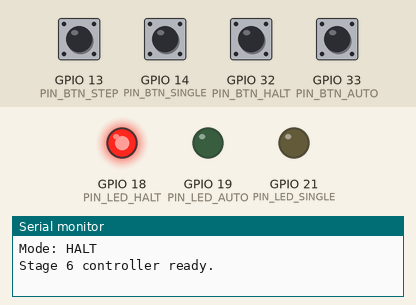
Recording of a sketch running on a simulated ESP32. On the bench: output pins drawn as LEDs (lit = HIGH), the last lines printed to the serial monitor. The test bench sets the inputs (shaded band); at power-on: GPIO 13 (PIN_BTN_STEP), GPIO 14 (PIN_BTN_SINGLE), GPIO 32 (PIN_BTN_HALT), GPIO 33 (PIN_BTN_AUTO) HIGH. Pins used as bus, display or sensor lines are not drawn.

Above: at 1.2 s.
1.3 s: GPIO 14 (PIN_BTN_SINGLE) pulled LOW for 0.15 s
At 1.9 s:
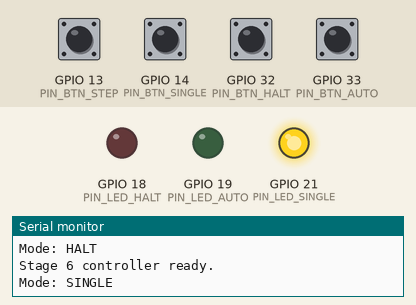
2.9 s: GPIO 33 (PIN_BTN_AUTO) pulled LOW for 0.15 s
At 4.1 s:
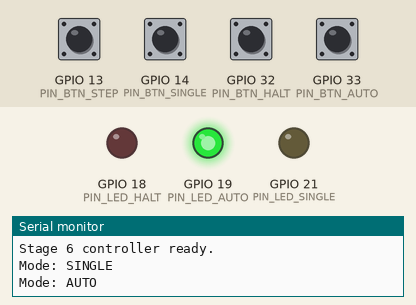
4.5 s: GPIO 14 (PIN_BTN_SINGLE) pulled LOW for 1 s
At 5.6 s:
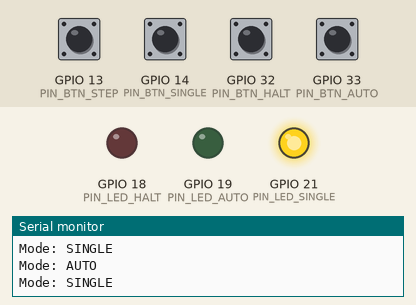
8.6 s: GPIO 32 (PIN_BTN_HALT) pulled LOW for 0.15 s
At 9.9 s:
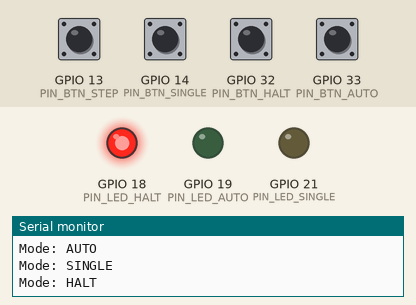
Timing chart, 0 to 11.2 s (numbered marks = the images above; inputs shaded):
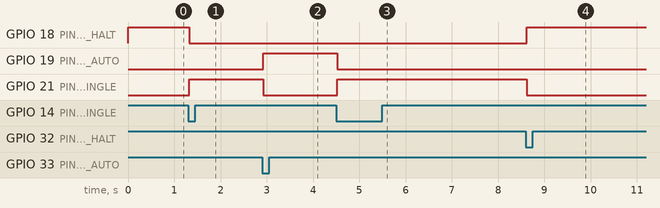

Measured:
- after the input at 1.3 s, GPIO 18 (PIN_LED_HALT): HIGH → LOW at once; GPIO 21 (PIN_LED_SINGLE): LOW → HIGH at once
- after the input at 2.9 s, GPIO 19 (PIN_LED_AUTO): LOW → HIGH at once; GPIO 21 (PIN_LED_SINGLE): HIGH → LOW at once
- after the input at 4.5 s, GPIO 19 (PIN_LED_AUTO): HIGH → LOW at once; GPIO 21 (PIN_LED_SINGLE): LOW → HIGH at once
- after the input at 8.6 s, GPIO 18 (PIN_LED_HALT): LOW → HIGH at once; GPIO 21 (PIN_LED_SINGLE): HIGH → LOW at once

The sketch:

stage06_controller.ino
```cpp
// Stage 6 — Mode Controller
// Drei Modi fuer den Hardware-Taktgenerator aus Stufe 3:
//   HALT   — beide 555 ueber RESET stillgelegt
//   AUTO   — 555 A astabil freigegeben
//   SINGLE — 555 B monostabil freigegeben, Step-Taster triggert
//
// Verdrahtung:
//   GPIO 25 -> 555 A Pin 4 (RESET_A)         OUTPUT
//   GPIO 26 -> 555 B Pin 4 (RESET_B)         OUTPUT
//   GPIO 27 -> 555 B Pin 2 (TRIG_B)          OUTPUT, idle HIGH
//   GPIO 32 <- Taster MODE_HALT   (gg. GND)  INPUT_PULLUP
//   GPIO 33 <- Taster MODE_AUTO   (gg. GND)  INPUT_PULLUP
//   GPIO 14 <- Taster MODE_SINGLE (gg. GND)  INPUT_PULLUP
//   GPIO 13 <- Taster STEP        (gg. GND)  INPUT_PULLUP
//   GPIO 18 -> LED HALT   + 330R
//   GPIO 19 -> LED AUTO   + 330R
//   GPIO 21 -> LED SINGLE + 330R
//   GND     <-> gemeinsame Masse mit 555-Aufbau
//
// Die Pull-downs an RESET_A/B aus Stufe 3 koennen entfernt werden,
// weil der ESP32 die Pegel jetzt aktiv treibt.

#include <Arduino.h>

// ---------- Pins ----------
constexpr uint8_t PIN_RESET_A    = 25;
constexpr uint8_t PIN_RESET_B    = 26;
constexpr uint8_t PIN_TRIG_B     = 27;

constexpr uint8_t PIN_BTN_HALT   = 32;
constexpr uint8_t PIN_BTN_AUTO   = 33;
constexpr uint8_t PIN_BTN_SINGLE = 14;
constexpr uint8_t PIN_BTN_STEP   = 13;

constexpr uint8_t PIN_LED_HALT   = 18;
constexpr uint8_t PIN_LED_AUTO   = 19;
constexpr uint8_t PIN_LED_SINGLE = 21;

// ---------- Konstanten ----------
constexpr uint32_t DEBOUNCE_MS   = 25;
constexpr uint32_t TRIG_PULSE_MS = 150;  // LOW-Puls an TRIG_B. Grosszuegig, damit der
                                         // Puls im Wokwi-Sim an der TRG_B-LED sichtbar
                                         // wird; der echte 555 B triggert ohnehin auf
                                         // die fallende Flanke, nicht auf die Pulsdauer.

// ---------- Mode-State ----------
enum Mode : uint8_t { MODE_HALT = 0, MODE_AUTO = 1, MODE_SINGLE = 2 };
Mode currentMode = MODE_HALT;

// ---------- Button Debouncing ----------
// lastRaw / stable speichern den semantischen "gedrueckt"-Zustand
// (true = Taster unten). Initial "nicht gedrueckt".
struct Button {
  uint8_t  pin;
  bool     lastRaw;      // letzter Rohwert: true = gedrueckt
  bool     stable;       // entprellter Zustand: true = gedrueckt
  uint32_t lastChangeMs; // Zeitpunkt der letzten Rohwert-Aenderung
};

Button btnHalt   = {PIN_BTN_HALT,   false, false, 0};
Button btnAuto   = {PIN_BTN_AUTO,   false, false, 0};
Button btnSingle = {PIN_BTN_SINGLE, false, false, 0};
Button btnStep   = {PIN_BTN_STEP,   false, false, 0};

// Liefert true genau im Moment der Drueck-Flanke (nach Entprellung).
bool detectPressEdge(Button& b) {
  const bool raw = (digitalRead(b.pin) == LOW);
  const uint32_t now = millis();

  if (raw != b.lastRaw) {
    b.lastRaw = raw;
    b.lastChangeMs = now;
    return false;
  }
  if ((now - b.lastChangeMs) >= DEBOUNCE_MS && raw != b.stable) {
    b.stable = raw;
    return raw;  // true = Druecken, false = Loslassen
  }
  return false;
}

// ---------- Mode-Anwendung ----------
const char* modeName(Mode m) {
  switch (m) {
    case MODE_HALT:   return "HALT";
    case MODE_AUTO:   return "AUTO";
    case MODE_SINGLE: return "SINGLE";
  }
  return "?";
}

void updateStatusLeds(Mode m) {
  digitalWrite(PIN_LED_HALT,   m == MODE_HALT   ? HIGH : LOW);
  digitalWrite(PIN_LED_AUTO,   m == MODE_AUTO   ? HIGH : LOW);
  digitalWrite(PIN_LED_SINGLE, m == MODE_SINGLE ? HIGH : LOW);
}

void applyMode(Mode m) {
  currentMode = m;
  switch (m) {
    case MODE_HALT:
      digitalWrite(PIN_RESET_A, LOW);
      digitalWrite(PIN_RESET_B, LOW);
      break;
    case MODE_AUTO:
      digitalWrite(PIN_RESET_A, HIGH);
      digitalWrite(PIN_RESET_B, LOW);
      break;
    case MODE_SINGLE:
      digitalWrite(PIN_RESET_A, LOW);
      digitalWrite(PIN_RESET_B, HIGH);
      break;
  }
  updateStatusLeds(m);
  Serial.print("Mode: ");
  Serial.println(modeName(m));
}

void triggerStep() {
  digitalWrite(PIN_TRIG_B, LOW);
  delay(TRIG_PULSE_MS);
  digitalWrite(PIN_TRIG_B, HIGH);
  Serial.println("Step!");
}

// ---------- Setup / Loop ----------
void setup() {
  Serial.begin(115200);

  pinMode(PIN_RESET_A, OUTPUT);
  pinMode(PIN_RESET_B, OUTPUT);
  pinMode(PIN_TRIG_B,  OUTPUT);
  digitalWrite(PIN_TRIG_B, HIGH);   // idle HIGH — kein Trigger

  pinMode(PIN_LED_HALT,   OUTPUT);
  pinMode(PIN_LED_AUTO,   OUTPUT);
  pinMode(PIN_LED_SINGLE, OUTPUT);

  pinMode(PIN_BTN_HALT,   INPUT_PULLUP);
  pinMode(PIN_BTN_AUTO,   INPUT_PULLUP);
  pinMode(PIN_BTN_SINGLE, INPUT_PULLUP);
  pinMode(PIN_BTN_STEP,   INPUT_PULLUP);

  applyMode(MODE_HALT);
  Serial.println("Stage 6 controller ready.");
}

void loop() {
  if (detectPressEdge(btnHalt))   applyMode(MODE_HALT);
  if (detectPressEdge(btnAuto))   applyMode(MODE_AUTO);
  if (detectPressEdge(btnSingle)) applyMode(MODE_SINGLE);

  if (detectPressEdge(btnStep) && currentMode == MODE_SINGLE) {
    triggerStep();
  }
}
```
